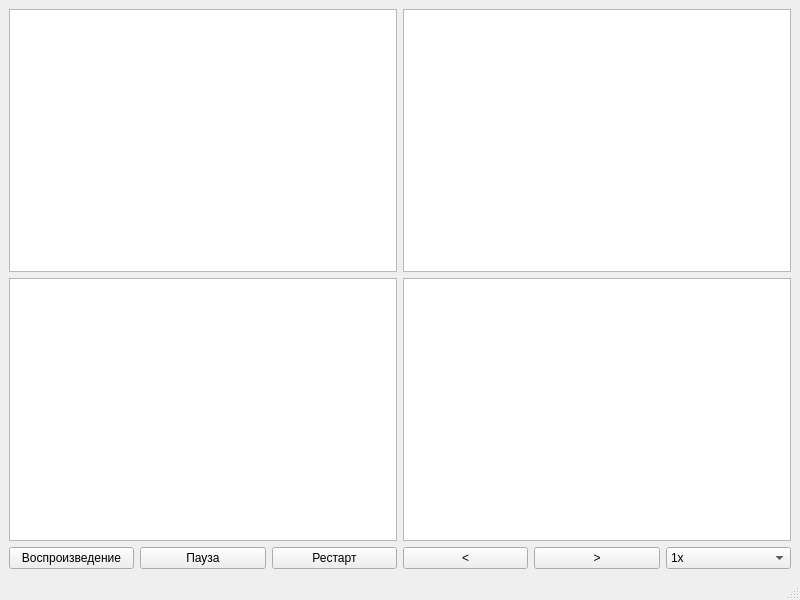
<?xml version="1.0" encoding="UTF-8"?>
<ui version="4.0">
 <class>MainWindow</class>
 <widget class="QMainWindow" name="MainWindow">
  <property name="geometry">
   <rect>
    <x>0</x>
    <y>0</y>
    <width>800</width>
    <height>600</height>
   </rect>
  </property>
  <property name="windowTitle">
   <string>TrainsVideoPlayer</string>
  </property>

  <widget class="QWidget" name="centralwidget">
   <layout class="QVBoxLayout" name="verticalLayout">
    
    <item>
     <layout class="QHBoxLayout" name="horizontalLayoutTop">
      <item>
       <widget class="QGraphicsView" name="graphicsView_3">
        <property name="verticalScrollBarPolicy">
         <enum>Qt::ScrollBarAlwaysOff</enum>
        </property>
        <property name="horizontalScrollBarPolicy">
         <enum>Qt::ScrollBarAlwaysOff</enum>
        </property>
       </widget>
      </item>
      <item>
       <widget class="QGraphicsView" name="graphicsView_4">
        <property name="verticalScrollBarPolicy">
         <enum>Qt::ScrollBarAlwaysOff</enum>
        </property>
        <property name="horizontalScrollBarPolicy">
         <enum>Qt::ScrollBarAlwaysOff</enum>
        </property>
       </widget>
      </item>
     </layout>
    </item>
    
    <item>
     <layout class="QHBoxLayout" name="horizontalLayoutBottom">
      <item>
       <widget class="QGraphicsView" name="graphicsView_2">
        <property name="verticalScrollBarPolicy">
         <enum>Qt::ScrollBarAlwaysOff</enum>
        </property>
        <property name="horizontalScrollBarPolicy">
         <enum>Qt::ScrollBarAlwaysOff</enum>
        </property>
       </widget>
      </item>
      <item>
       <widget class="QGraphicsView" name="graphicsView_1">
        <property name="verticalScrollBarPolicy">
         <enum>Qt::ScrollBarAlwaysOff</enum>
        </property>
        <property name="horizontalScrollBarPolicy">
         <enum>Qt::ScrollBarAlwaysOff</enum>
        </property>
       </widget>
      </item>
     </layout>
    </item>
    
    <item>
     <layout class="QHBoxLayout" name="horizontalLayoutButtons">
      <item>
       <widget class="QPushButton" name="play_button">
        <property name="text">
         <string>Воспроизведение</string>
        </property>
       </widget>
      </item>
      <item>
       <widget class="QPushButton" name="pause_button">
        <property name="text">
         <string>Пауза</string>
        </property>
       </widget>
      </item>
      <item>
       <widget class="QPushButton" name="restart_button">
        <property name="text">
         <string>Рестарт</string>
        </property>
       </widget>
      </item>
      <item>
       <widget class="QPushButton" name="step_backward_button">
        <property name="text">
         <string>&lt;</string>
        </property>
       </widget>
      </item>
      <item>
       <widget class="QPushButton" name="step_forward_button">
        <property name="text">
         <string>&gt;</string>
        </property>
       </widget>
      </item>
      <item>
       <widget class="QComboBox" name="speed_combobox">
        <property name="editable">
         <bool>false</bool>
        </property>
        <property name="currentText">
         <string>1x</string>
        </property>
        <item>
         <property name="text">
          <string>1x</string>
         </property>
        </item>
        <item>
         <property name="text">
          <string>0.2x</string>
         </property>
        </item>
        <item>
         <property name="text">
          <string>10x</string>
         </property>
        </item>
       </widget>
      </item>
     </layout>
    </item>
   </layout>
  </widget>

  <widget class="QMenuBar" name="menubar"/>
  <widget class="QStatusBar" name="statusbar"/>
 </widget>
 <resources/>
 <connections/>
</ui>
